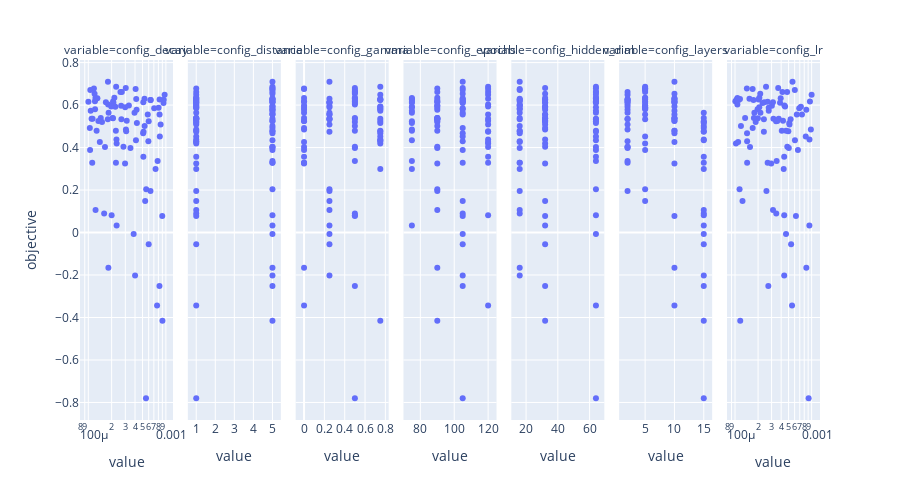

Notebook cell for this chart:
### Code cell
px.scatter(melted, x='value', y='objective', facet_col='variable') \
    .update_layout(height=500) \
    .update_xaxes(matches=None) \ 
    .update_xaxes(type="log", col=1) \
    .update_xaxes(type="log", col=7)
